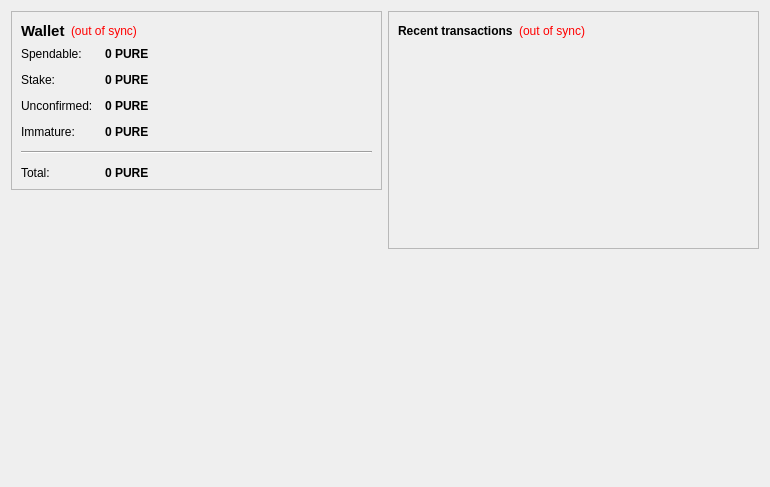
<?xml version="1.0" encoding="UTF-8"?>
<ui version="4.0">
 <class>OverviewPage</class>
 <widget class="QWidget" name="OverviewPage">
  <property name="geometry">
   <rect>
    <x>0</x>
    <y>0</y>
    <width>770</width>
    <height>487</height>
   </rect>
  </property>
  <property name="windowTitle">
   <string>Form</string>
  </property>
  <layout class="QHBoxLayout" name="horizontalLayout" stretch="1,1">
   <item>
    <layout class="QVBoxLayout" name="verticalLayout_2">
     <item>
      <widget class="QFrame" name="frame">
       <property name="frameShape">
        <enum>QFrame::StyledPanel</enum>
       </property>
       <property name="frameShadow">
        <enum>QFrame::Raised</enum>
       </property>
       <layout class="QVBoxLayout" name="verticalLayout_4">
        <item>
         <layout class="QHBoxLayout" name="horizontalLayout_4">
          <item>
           <widget class="QLabel" name="label_5">
            <property name="font">
             <font>
              <pointsize>11</pointsize>
              <weight>75</weight>
              <bold>true</bold>
             </font>
            </property>
            <property name="text">
             <string>Wallet</string>
            </property>
           </widget>
          </item>
          <item>
           <widget class="QLabel" name="labelWalletStatus">
            <property name="toolTip">
             <string>The displayed information may be out of date. Your wallet automatically synchronizes with the PurePOS network after a connection is established, but this process has not completed yet.</string>
            </property>
            <property name="styleSheet">
             <string notr="true">QLabel { color: red; }</string>
            </property>
            <property name="text">
             <string notr="true">(out of sync)</string>
            </property>
            <property name="alignment">
             <set>Qt::AlignLeading|Qt::AlignLeft|Qt::AlignVCenter</set>
            </property>
           </widget>
          </item>
          <item>
           <spacer name="horizontalSpacer_2">
            <property name="orientation">
             <enum>Qt::Horizontal</enum>
            </property>
            <property name="sizeHint" stdset="0">
             <size>
              <width>40</width>
              <height>20</height>
             </size>
            </property>
           </spacer>
          </item>
         </layout>
        </item>
        <item>
         <layout class="QFormLayout" name="formLayout_2">
          <property name="fieldGrowthPolicy">
           <enum>QFormLayout::AllNonFixedFieldsGrow</enum>
          </property>
          <property name="horizontalSpacing">
           <number>12</number>
          </property>
          <property name="verticalSpacing">
           <number>12</number>
          </property>
          <item row="0" column="0">
           <widget class="QLabel" name="label">
            <property name="text">
             <string>Spendable:</string>
            </property>
           </widget>
          </item>
          <item row="0" column="1">
           <widget class="QLabel" name="labelBalance">
            <property name="font">
             <font>
              <weight>75</weight>
              <bold>true</bold>
             </font>
            </property>
            <property name="cursor">
             <cursorShape>IBeamCursor</cursorShape>
            </property>
            <property name="toolTip">
             <string>Your current spendable balance</string>
            </property>
            <property name="text">
             <string notr="true">0 PURE</string>
            </property>
            <property name="textInteractionFlags">
             <set>Qt::LinksAccessibleByMouse|Qt::TextSelectableByKeyboard|Qt::TextSelectableByMouse</set>
            </property>
           </widget>
          </item>
          <item row="1" column="0">
           <widget class="QLabel" name="label_6">
            <property name="text">
             <string>Stake:</string>
            </property>
           </widget>
          </item>
          <item row="1" column="1">
           <widget class="QLabel" name="labelStake">
            <property name="font">
             <font>
              <weight>75</weight>
              <bold>true</bold>
             </font>
            </property>
            <property name="cursor">
             <cursorShape>IBeamCursor</cursorShape>
            </property>
            <property name="toolTip">
             <string>Total of coins that was staked, and do not yet count toward the current balance</string>
            </property>
            <property name="text">
             <string notr="true">0 PURE</string>
            </property>
            <property name="textInteractionFlags">
             <set>Qt::LinksAccessibleByMouse|Qt::TextSelectableByKeyboard|Qt::TextSelectableByMouse</set>
            </property>
           </widget>
          </item>
          <item row="2" column="0">
           <widget class="QLabel" name="label_3">
            <property name="text">
             <string>Unconfirmed:</string>
            </property>
           </widget>
          </item>
          <item row="2" column="1">
           <widget class="QLabel" name="labelUnconfirmed">
            <property name="font">
             <font>
              <weight>75</weight>
              <bold>true</bold>
             </font>
            </property>
            <property name="cursor">
             <cursorShape>IBeamCursor</cursorShape>
            </property>
            <property name="toolTip">
             <string>Total of transactions that have yet to be confirmed, and do not yet count toward the current balance</string>
            </property>
            <property name="text">
             <string notr="true">0 PURE</string>
            </property>
            <property name="textInteractionFlags">
             <set>Qt::LinksAccessibleByMouse|Qt::TextSelectableByKeyboard|Qt::TextSelectableByMouse</set>
            </property>
           </widget>
          </item>
          <item row="3" column="0">
           <widget class="QLabel" name="labelImmatureText">
            <property name="text">
             <string>Immature:</string>
            </property>
           </widget>
          </item>
          <item row="3" column="1">
           <widget class="QLabel" name="labelImmature">
            <property name="font">
             <font>
              <weight>75</weight>
              <bold>true</bold>
             </font>
            </property>
            <property name="toolTip">
             <string>Mined balance that has not yet matured</string>
            </property>
            <property name="text">
             <string notr="true">0 PURE</string>
            </property>
            <property name="textInteractionFlags">
             <set>Qt::LinksAccessibleByMouse|Qt::TextSelectableByKeyboard|Qt::TextSelectableByMouse</set>
            </property>
           </widget>
          </item>
          <item row="4" column="0" colspan="2">
           <widget class="Line" name="line">
            <property name="orientation">
             <enum>Qt::Horizontal</enum>
            </property>
           </widget>
          </item>
          <item row="5" column="0">
           <widget class="QLabel" name="labelTotalText">
            <property name="text">
             <string>Total:</string>
            </property>
           </widget>
          </item>
          <item row="5" column="1">
           <widget class="QLabel" name="labelTotal">
            <property name="font">
             <font>
              <weight>75</weight>
              <bold>true</bold>
             </font>
            </property>
            <property name="cursor">
             <cursorShape>IBeamCursor</cursorShape>
            </property>
            <property name="toolTip">
             <string>Your current total balance</string>
            </property>
            <property name="text">
             <string notr="true">0 PURE</string>
            </property>
            <property name="textInteractionFlags">
             <set>Qt::LinksAccessibleByMouse|Qt::TextSelectableByKeyboard|Qt::TextSelectableByMouse</set>
            </property>
           </widget>
          </item>
         </layout>
        </item>
       </layout>
      </widget>
     </item>
     <item>
      <spacer name="verticalSpacer">
       <property name="orientation">
        <enum>Qt::Vertical</enum>
       </property>
       <property name="sizeHint" stdset="0">
        <size>
         <width>20</width>
         <height>40</height>
        </size>
       </property>
      </spacer>
     </item>
     <item>
      <widget class="QLabel" name="label_2">
       <property name="autoFillBackground">
        <bool>true</bool>
       </property>
       <property name="text">
        <string/>
       </property>
       <property name="pixmap">
        <pixmap resource="../bitcoin.qrc">:/icons/drmbg</pixmap>
       </property>
       <property name="scaledContents">
        <bool>false</bool>
       </property>
       <property name="margin">
        <number>0</number>
       </property>
      </widget>
     </item>
    </layout>
   </item>
   <item>
    <layout class="QVBoxLayout" name="verticalLayout_3">
     <item>
      <widget class="QFrame" name="frame_2">
       <property name="frameShape">
        <enum>QFrame::StyledPanel</enum>
       </property>
       <property name="frameShadow">
        <enum>QFrame::Raised</enum>
       </property>
       <layout class="QVBoxLayout" name="verticalLayout">
        <item>
         <layout class="QHBoxLayout" name="horizontalLayout_2">
          <item>
           <widget class="QLabel" name="label_4">
            <property name="text">
             <string>&lt;b&gt;Recent transactions&lt;/b&gt;</string>
            </property>
           </widget>
          </item>
          <item>
           <widget class="QLabel" name="labelTransactionsStatus">
            <property name="toolTip">
             <string>The displayed information may be out of date. Your wallet automatically synchronizes with the PurePOS network after a connection is established, but this process has not completed yet.</string>
            </property>
            <property name="styleSheet">
             <string notr="true">QLabel { color: red; }</string>
            </property>
            <property name="text">
             <string notr="true">(out of sync)</string>
            </property>
            <property name="alignment">
             <set>Qt::AlignRight|Qt::AlignTrailing|Qt::AlignVCenter</set>
            </property>
           </widget>
          </item>
          <item>
           <spacer name="horizontalSpacer">
            <property name="orientation">
             <enum>Qt::Horizontal</enum>
            </property>
            <property name="sizeHint" stdset="0">
             <size>
              <width>40</width>
              <height>20</height>
             </size>
            </property>
           </spacer>
          </item>
         </layout>
        </item>
        <item>
         <widget class="QListView" name="listTransactions">
          <property name="styleSheet">
           <string notr="true">QListView { background: transparent; }</string>
          </property>
          <property name="frameShape">
           <enum>QFrame::NoFrame</enum>
          </property>
          <property name="verticalScrollBarPolicy">
           <enum>Qt::ScrollBarAlwaysOff</enum>
          </property>
          <property name="horizontalScrollBarPolicy">
           <enum>Qt::ScrollBarAlwaysOff</enum>
          </property>
          <property name="selectionMode">
           <enum>QAbstractItemView::NoSelection</enum>
          </property>
         </widget>
        </item>
       </layout>
      </widget>
     </item>
     <item>
      <spacer name="verticalSpacer_2">
       <property name="orientation">
        <enum>Qt::Vertical</enum>
       </property>
       <property name="sizeHint" stdset="0">
        <size>
         <width>20</width>
         <height>40</height>
        </size>
       </property>
      </spacer>
     </item>
    </layout>
   </item>
  </layout>
 </widget>
 <resources/>
 <connections/>
</ui>
